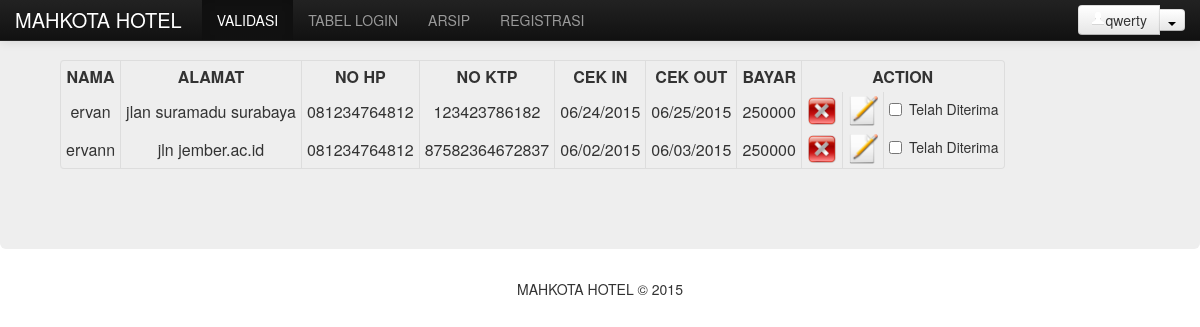
Screenshot of /TugasBesar/validasi.php (signed in) with the database file from the repository.
### tables this page shows
CREATE TABLE IF NOT EXISTS `pelanggan` (
  `nama` varchar(50) NOT NULL,
  `alamat` varchar(120) NOT NULL,
  `nohp` varchar(12) NOT NULL,
  `noktp` bigint(20) NOT NULL,
  `cekin` varchar(12) NOT NULL,
  `cekout` varchar(12) NOT NULL,
  `bayar` varchar(50) NOT NULL
);

### TugasBesar/validasi.php (the view, shortened to what this page needs)
<html>
    <head>
        <link href="css/bootstrap.css" rel="stylesheet">
        <link href="css/bootstrap-responsive.css" rel="stylesheet">
    </head>
    <body>
        <div class="navbar navbar-inverse navbar-fixed-top">
            <div class="navbar-inner">
                <div class="container">
                    <a class="brand" href="welcome.php">MAHKOTA HOTEL</a>
                    <div class="nav-collapse collapse">
                        <ul class="nav">
                            <?php
                            if ($_SESSION['level'] == "admin") {
                                echo'
                        <li class="active"><a href = "validasi.php">VALIDASI</a></li>
                        <li><a href = "tabellog.php">TABEL LOGIN</a></li>
                        <li><a href = "arsip.php">ARSIP</a></li>
                        <li><a href = "form-registrasi.php">REGISTRASI</a></li>
                                ';
                            } else if ($_SESSION['level'] == "resepsionis") {
                                echo '
                                <li class="active"><a href="validasi.php">validasi</a></li>
                                <li><a href = "arsip.php">ARSIP</a></li>
                                ';
                            }
                            ?>
                        </ul>
                        <div class="btn-group navbar-form pull-right">
                            <a class="btn btn-pimary" href="#"><i class="icon-user icon-white"></i><?php echo $_SESSION['nama']; ?></a>
                            <a class="btn btn-pimary dropdown-toggle" data-toggle="dropdown" href="#"><span class="caret"></span></a>
                        </div>
                    </div>
                </div>
            </div>
        </div>
        <div class="hero-unit">
            <form method="post" >
                <table class="table-bordered table-hover table-condensed">
                    <tr><th>NAMA
                        </th>
                        <th>ALAMAT
                        </th>
                        <th>NO HP
                        </th>
                        <th>NO KTP
                        </th>
                        <th>CEK IN
                        </th>
                        <th>CEK OUT
                        </th>
                        <th>BAYAR
                        </th>
                        <th colspan="3">ACTION
                        </th></tr>
                    <?php
                    include ("koneksi.php");
                    $query = "SELECT * FROM pelanggan";
                    $result = mysqli_query($koneksi, $query);
                    while ($row = mysqli_fetch_array($result, MYSQLI_ASSOC)) {
                        ?>
                        <tr class="success" align=center>
                            <?php
                            echo "<td>" . $row['nama'] . "</td>";
                            echo "<td>" . $row['alamat'] . "</td>";
                            echo "<td>" . $row['nohp'] . "</td>";
                            echo "<td>" . $row['noktp'] . "</td>";
                            echo "<td>" . $row['cekin'] . "</td>";
                            echo "<td>" . $row['cekout'] . "</td>";
                            echo "<td>" . $row['bayar'] . "</td>";
                            echo "<td align=center><a href='hapus.php?noktp=$row[noktp]'><img src=delete.png width=30 height=30/></a></td>";
                            echo "<td align=center><a href='edit.php?noktp=$row[noktp]'><img src=edit.png width=30 height=30/></a></td>";
                            echo '<td><div class="has-success">
                                    <div class="checkbox">
                                      <label>
                                        <input type="checkbox" id="checkboxSuccess" value="option1">
                                        Telah Diterima
                                      </label>
                                    </div>
                                  </div></td>';
                            ?>
                        </tr>
                        <?php
                    }
                    ?>
                </table>
            </form>
        </div>
        <footer>
            <p align="center">MAHKOTA HOTEL &copy; 2015</p>
        </footer>
</body>
</html>

### rows the page displays
pelanggan: nama "ervan", alamat "jlan suramadu surabaya", nohp "081234764812", noktp "123423786182", cekin "06/24/2015", cekout "06/25/2015", bayar "250000"
pelanggan: nama "ervann", alamat "jln jember.ac.id", nohp "081234764812", noktp "87582364672837", cekin "06/02/2015", cekout "06/03/2015", bayar "250000"

### other values shown
$_SESSION['nama'] "qwerty"
